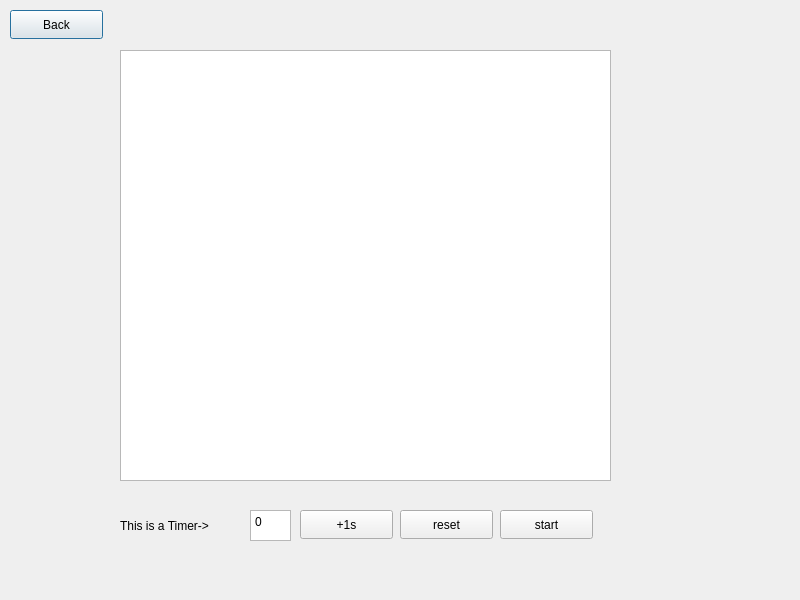
<?xml version="1.0" encoding="UTF-8"?>
<ui version="4.0">
 <class>displayDialog</class>
 <widget class="QDialog" name="displayDialog">
  <property name="geometry">
   <rect>
    <x>0</x>
    <y>0</y>
    <width>800</width>
    <height>600</height>
   </rect>
  </property>
  <property name="windowTitle">
   <string>Practice</string>
  </property>
  <widget class="QPushButton" name="backButton">
   <property name="geometry">
    <rect>
     <x>10</x>
     <y>10</y>
     <width>93</width>
     <height>29</height>
    </rect>
   </property>
   <property name="text">
    <string>Back</string>
   </property>
  </widget>
  <widget class="QTextBrowser" name="textBrowser">
   <property name="geometry">
    <rect>
     <x>120</x>
     <y>50</y>
     <width>491</width>
     <height>431</height>
    </rect>
   </property>
  </widget>
  <widget class="QTextBrowser" name="textBrowser_2">
   <property name="geometry">
    <rect>
     <x>250</x>
     <y>510</y>
     <width>41</width>
     <height>31</height>
    </rect>
   </property>
   <property name="html">
    <string>&lt;!DOCTYPE HTML PUBLIC &quot;-//W3C//DTD HTML 4.0//EN&quot; &quot;http://www.w3.org/TR/REC-html40/strict.dtd&quot;&gt;
&lt;html&gt;&lt;head&gt;&lt;meta name=&quot;qrichtext&quot; content=&quot;1&quot; /&gt;&lt;meta charset=&quot;utf-8&quot; /&gt;&lt;style type=&quot;text/css&quot;&gt;
p, li { white-space: pre-wrap; }
hr { height: 1px; border-width: 0; }
&lt;/style&gt;&lt;/head&gt;&lt;body style=&quot; font-family:'Microsoft YaHei UI'; font-size:9pt; font-weight:400; font-style:normal;&quot;&gt;
&lt;p style=&quot; margin-top:0px; margin-bottom:0px; margin-left:0px; margin-right:0px; -qt-block-indent:0; text-indent:0px;&quot;&gt;0&lt;/p&gt;&lt;/body&gt;&lt;/html&gt;</string>
   </property>
  </widget>
  <widget class="QLabel" name="label">
   <property name="geometry">
    <rect>
     <x>120</x>
     <y>500</y>
     <width>121</width>
     <height>51</height>
    </rect>
   </property>
   <property name="text">
    <string>This is a Timer-&gt;</string>
   </property>
  </widget>
  <widget class="QPushButton" name="pushButton">
   <property name="geometry">
    <rect>
     <x>300</x>
     <y>510</y>
     <width>93</width>
     <height>29</height>
    </rect>
   </property>
   <property name="text">
    <string>+1s</string>
   </property>
  </widget>
  <widget class="QPushButton" name="pushButton_2">
   <property name="geometry">
    <rect>
     <x>400</x>
     <y>510</y>
     <width>93</width>
     <height>29</height>
    </rect>
   </property>
   <property name="text">
    <string>reset</string>
   </property>
  </widget>
  <widget class="QPushButton" name="pushButton_3">
   <property name="geometry">
    <rect>
     <x>500</x>
     <y>510</y>
     <width>93</width>
     <height>29</height>
    </rect>
   </property>
   <property name="text">
    <string>start</string>
   </property>
  </widget>
 </widget>
 <resources/>
 <connections/>
</ui>
